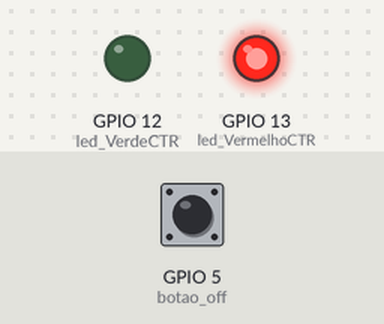
Simulated run of this sketch. Board: ESP32. On the bench: output pins drawn as LEDs (lit = HIGH). The test bench sets the inputs (shaded band); at power-on: GPIO 5 (botao_off) LOW. What the sketch prints to the serial monitor is not drawn.

Above: at 0.1 s.
Timing chart, 0 to 1.6 s (numbered marks = the images above):
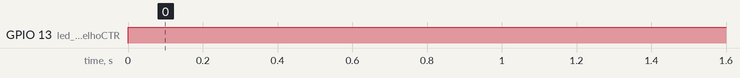

The sketch:

joystick.ino
```cpp
// Pinos do Joystick Analógico
const int joyPin_X = 34;
const int joyPin_Y = 35;

// Botão remoto de desligar
const int botao_off = 5;

// LEDs de status do controle joystick
const int led_VerdeCTR = 12;
const int led_VermelhoCTR = 13;

// Variável de estado p/ sistema de transmissão
bool controle_ativo = true;

void setup() {
  Serial.begin(115200);

  // Configuração dos pinos dos LEDs e do botão
  pinMode(botao_off, INPUT_PULLUP);
  pinMode(led_VerdeCTR, OUTPUT);
  pinMode(led_VermelhoCTR, OUTPUT);

  // Inicializa o controle remoto com status OK (Verde Aceso)
  digitalWrite(led_VerdeCTR, HIGH);
  digitalWrite(led_VermelhoCTR, LOW);

  Serial.println("Controle Remoto Inicializado. Aguardando comandos...");
}

void loop() {
  // Verifica se o botão de desligar remoto foi pressionado
  if (digitalRead(botao_off) == LOW) {
    if (controle_ativo) {
      controle_ativo = false;

      // Atualiza os LEDs de status do controle joystick
      digitalWrite(led_VerdeCTR, LOW);
      digitalWrite(led_VermelhoCTR, HIGH);

      // Mensagens obrigatórias exigidas no monitor serial
      Serial.println("Comando enviado: DESLIGAR");
    }
    delay(300); // Debounce para evitar leituras falsas no botão
    return;
  }

  // Se o controle foi desativado pelo botão ele trava o envio de comandos de movimento
  if (!controle_ativo) {
    delay(100);
    return;
  }

  // Leitura analógica dos eixos do Joystick - Valores de 0 a 4095 no ESP32
  int xValue = analogRead(joyPin_X);
  int yValue = analogRead(joyPin_Y);

  // Lógica de mapeamento de zonas mortas para detecção das 4 direções
  if (yValue < 1500) {
    Serial.println("Comando: Frente");
  }
  else if (yValue > 2500) {
    Serial.println("Comando: Trás");
  }
  else if (xValue < 1500) {
    Serial.println("Comando: Esquerda");
  }
  else if (xValue > 2500) {
    Serial.println("Comando: Direita");
  }

  delay(200); // Pausa para evitar excesso de mensagens no monitor serial
}
```

Measured:
- by itself, GPIO 13 (led_VermelhoCTR): LOW → HIGH at 0.00 s
